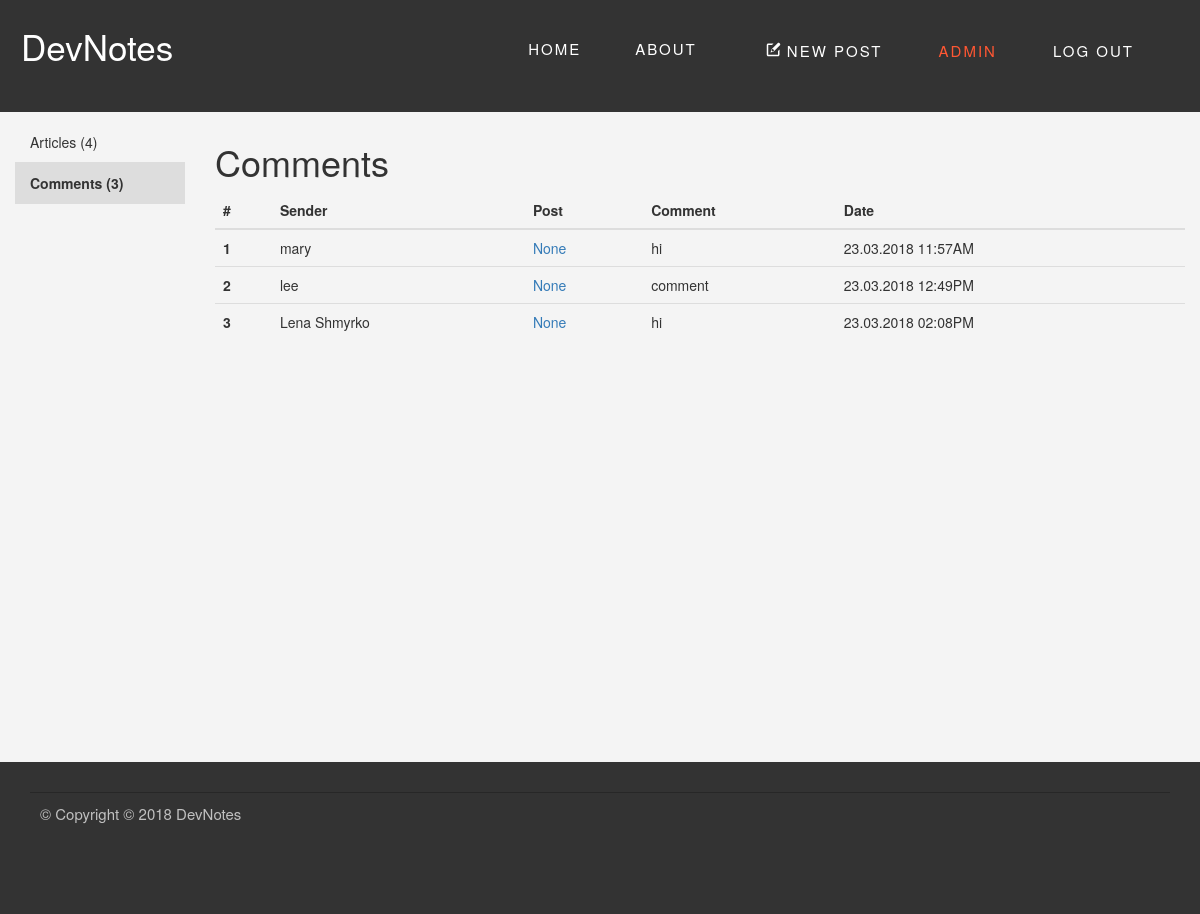
/admin/comments (signed in), run on an earlier commit of the app's database.
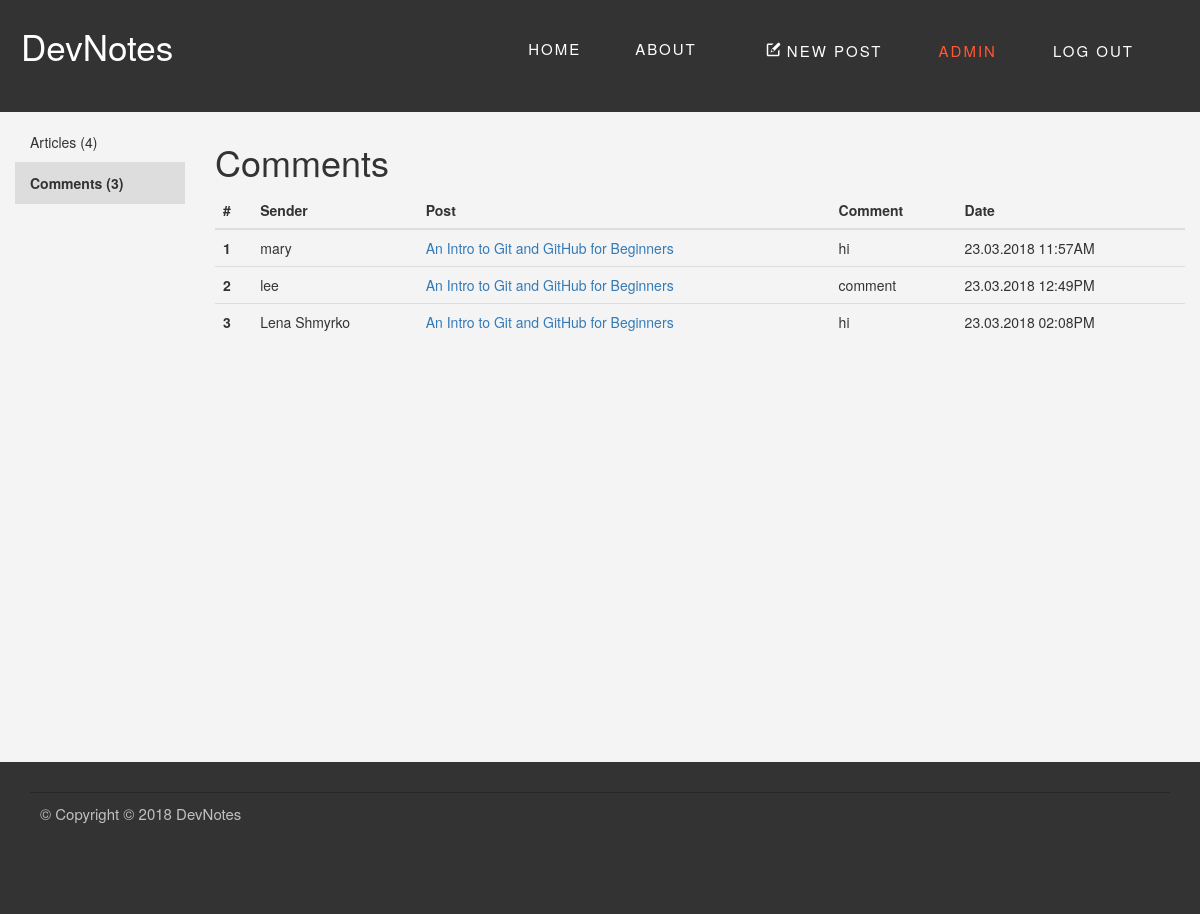
And on a later commit of the database.
### my_blog/blueprints/blog/models.py (models this page shows, shortened)
class Comment(db.Model):
    id = db.Column(db.Integer, primary_key=True)
    sender = db.Column(db.String(128))
    picture_url = db.Column(db.String(128))
    date = db.Column(db.DateTime)
    content = db.Column(db.String(516))
    blogpost_id = db.Column(db.Integer, db.ForeignKey('blog_post.id'),
                            nullable=False)
    level = db.Column(db.Integer)
    @staticmethod
    def get_all():
        return Comment.query.all()
    def get_blogpost(self):
        return BlogPost.get_by_id(self.blogpost_id)
    def formated_date(self):
        return "{0:%d.%m.%Y  %I:%M%p}".format(self.date).upper()

class BlogPost(db.Model):
    id = db.Column(db.Integer, primary_key=True)
    _title = db.Column(db.String(128))
    date = db.Column(db.DateTime)
    content = db.Column(db.String)
    imagePath = db.Column(db.String)
    published = db.Column(db.Boolean)
    url = db.Column(db.String(128))
    _tags = db.relationship('Tag',
                            secondary=tags,
                            lazy='joined',
                            backref=db.backref('BlogPost',
                                               lazy='dynamic'))
    comments = db.relationship('Comment',
                               backref='blogpost',
                               lazy='dynamic')
    @staticmethod
    def get_by_id(post_id):
        return BlogPost.query.get(post_id)
    @staticmethod
    def get_all():
        return BlogPost.query.all()
    @property
    def title(self):
        return self._title
    @property
    def tags(self):
        return ",".join([tag.name for tag in self._tags])
    @tags.setter
    def tags(self, string):
        if string:
            self._tags = [Tag.get_or_create(tag)
                          for tag in string.split(',')]
        else:
            self._tags = []

### my_blog/blueprints/admin/views.py (the view)
@admin.route('/comments')
@login_required
def comments_panel():
    return render_template('admin-comments_panel.html',
                           blogposts=BlogPost.get_all(),
                           comments=Comment.get_all(),
                           blogposts_qty=len(BlogPost.get_all()),
                           comments_qty=len(Comment.get_all()))

### my_blog/app.py (called while the page is built)
@login_manager.user_loader
def load_user(user_id):
    u = User.query.get(user_id)
    return u

### my_blog/blueprints/admin/templates/admin-comments_panel.html (shortened to what this page needs)
{% extends "base.html" %}
{% block header %}
  <div class="header--standard">
    <nav class="navbar" role="navigation">
      <a class="navbar__logo" href="{{url_for('main.index')}}">DevNotes</a>
      <div class="navbar-main">
        <a class="navbar-item" href="{{url_for('main.index')}}">HOME</a>
        <a class="navbar-item" href="#">ABOUT</a>
        {% if current_user.is_authenticated %}
          <div class="navbar-admin">
          <a class="navbar-item" href="{{url_for('blog.add')}}">
            <svg class="icon">
              <use xlink:href="{{ url_for('static', filename='img/sprite.svg#icon-new-message') | replace('%23', '#')}}"></use>
            </svg>
            NEW POST
          </a>
          <a class="navbar-item active" href="{{url_for('admin.blogposts_panel')}}">
            ADMIN
          </a>
          <a class="navbar-item" href="{{url_for('auth.logout')}}">LOG OUT</a>
          </div>
        {% endif %}
      </div>
    </nav>
  </div>
{% endblock %}
{% block content %}
<div class="col-md-2 admin-panel">
  <ul class="nav flex-column">
    <li class="nav-item">
      <a class="nav-link" href="{{ url_for('admin.blogposts_panel') }}">Articles ({{ blogposts_qty }})</a>
    </li>
    <li class="nav-item active">
      <a class="nav-link active" href="#">Comments ({{ comments_qty }})</a>
    </li>
  </ul>
</div>
<div class="col-md-10 ">
  <h1>
    Comments
  </h1>
  {% if comments %}
    <table class="table">
      <thead>
        <tr>
          <th scope="col">#</th>
          <th scope="col">Sender</th>
          <th scope="col">Post</th>
          <th scope="col">Comment</th>
          <th scope="col">Date</th>
        </tr>
      </thead>
      <tbody>
        {% for comment in comments %}
          <tr>
            <th scope="row">{{ comment.id }}</th>
            <td>{{ comment.sender }}</td>
            <td><a href="{{url_for('blog.read', post_title=comment.get_blogpost().url)}}">{{ comment.get_blogpost().title }}</a></td>
            <td>{{ comment.content }}</td>
            <td>{{ comment.formated_date() }}</td>
          </tr>
        {% endfor %}
      </tbody>
    </table>
  {% else %}
    <p>There is no commetns yet.</p>
  {% endif %}
</div>
{% endblock %}

### my_blog/templates/base.html (shortened to what this page needs)
<!doctype html>
  <head>
    <link rel="stylesheet" href="{{ url_for('static', filename='css/bootstrap.min.css')}}">
    <link rel="stylesheet" href="{{ url_for('static', filename='css/bootstrap-theme.min.css')}}">
    <link rel="stylesheet" href="{{ url_for('static', filename='css/main.css')}}">
  </head>
  <body>
    <header class="header">
      {% block header %}{% endblock %}
    </header>
    <div class="container main-container">
      <div class="row">
        {% block content %}{% endblock %}
      </div>
    </div>
  </body>
  <footer class="footer">
    <div class="Copyright">
      <p>&copy; Copyright © 2018 DevNotes</p>
    </div>
  </footer>
</html>

### my_blog/static/css/main.css (style rules this page uses)
body { background:#F4F4F4; margin:0; font-family: Oswald, "Helvetica Neue", Arial, Helvetica, Verdana, sans-serif; }
.container { width:auto; box-sizing: border-box; }
header { vertical-align: middle; margin-bottom: 1rem; }
header { min-height:10vh; }
.main-container { min-height:80vh; }
.footer { min-height:10vh; }
.header--standard { height: 14vh; background: #333; }
.navbar { position:absolute; top:0; width: 100%; z-index: 50; margin-bottom: 0; vertical-align: middle; padding:1rem; }
.navbar-main, .navbar-admin { display: inline-block; padding:1.5rem; height:100%; vertical-align: middle; }
.header--standard .navbar-main { float: right; }
.navbar-item { height: 5rem; padding: 2.5rem; font-size: 18px; line-height: 20px; color: white; font-size: 1.5rem; letter-spacing: 2px; }
.navbar-main a.navbar-item.active { color:#FF5733; cursor:default; }
.navbar__logo, .navbar__logo:active { padding:1rem; font-family: Oswald, "Helvetica Neue", Arial, Helvetica, Verdana, sans-serif; display:inline-block; text-align: left; color:white; font-size:3.5rem; background-color: white; color: transparent; text-shadow:none; -webkit-background-clip: text; -moz-background-clip: text; background-clip: text; text-decoration:none; }
.admin-panel a, .admin-panel a:active, .admin-panel a:hover { color:#333333; text-decoration:none; }
.admin-panel a.active, .admin-panel .nav-item.active, .nav>li>a.active:hover { cursor:default; font-weight:bold; background:#DDDDDD; }
.admin-panel li { border-bottom:1px #DDDDDD solid; }
.icon { fill: currentColor; height:1.5rem; width:1.5rem; }
.footer { padding: 2rem; background-color:#333333; color: silver; font-size: 1.5rem; }
.Copyright { border-top: 1px solid #272727; margin:1rem 1rem 5rem; padding: 1rem; }

What changed in the data, as far as the page shows it:
changed through a linked row, Comment "mary": get_blogpost "None" → "An Intro to Git and GitHub for Beginners"
changed through a linked row, Comment "lee": get_blogpost "None" → "An Intro to Git and GitHub for Beginners"
changed through a linked row, Comment "Lena Shmyrko": get_blogpost "None" → "An Intro to Git and GitHub for Beginners"
